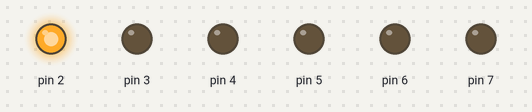
The sketch below on a simulated Arduino Uno, built with avr-gcc and run on an emulated ATmega328P. Parts: output pins drawn as LEDs (lit = HIGH).

Above: at 0.05 s.
At 0.57 s:
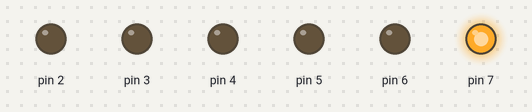
At 0.68 s:
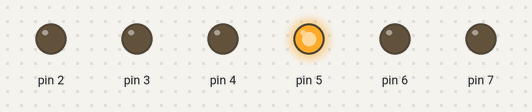
At 1.42 s:
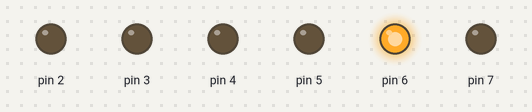
At 2.16 s:
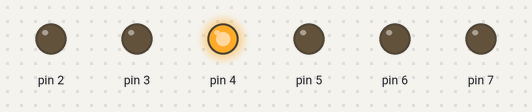
At 2.79 s:
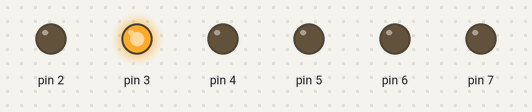
Timing chart, 0 to 3.1 s (numbered marks = the images above):
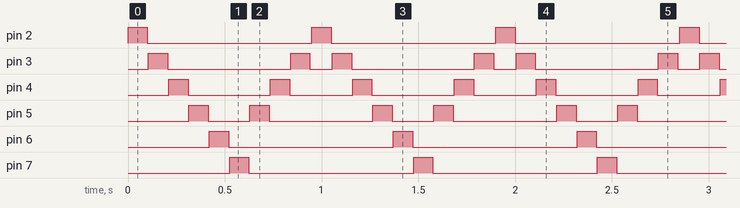

The sketch:

lightsTest.ino
```cpp
void setup() {
  for (int pin=2; pin<8; pin++) {
    pinMode (pin, OUTPUT);
  }
}

void loop() {

  for (int pin=2; pin<8; pin++) {
    digitalWrite(pin, HIGH);
    delay(100);
    digitalWrite(pin, LOW);
    delay(5);
  }
  for (int pin=5; pin>2; pin--) {
    digitalWrite(pin, HIGH);
    delay(100);
    digitalWrite(pin, LOW);
    delay(5);
  }
  delay(5);
}
```

Measured:
- by itself, pin 2, pin 6, pin 7: alternates HIGH for 0.10 s and LOW for 0.85 s
- by itself, pin 3: repeats every 0.95 s: LOW 0.64 s, HIGH 0.10 s, LOW 0.12 s, HIGH 0.10 s
- by itself, pin 4: repeats every 0.95 s: LOW 0.43 s, HIGH 0.10 s, LOW 0.33 s, HIGH 0.10 s
- by itself, pin 5: repeats every 0.95 s: LOW 0.22 s, HIGH 0.10 s, LOW 0.54 s, HIGH 0.10 s
